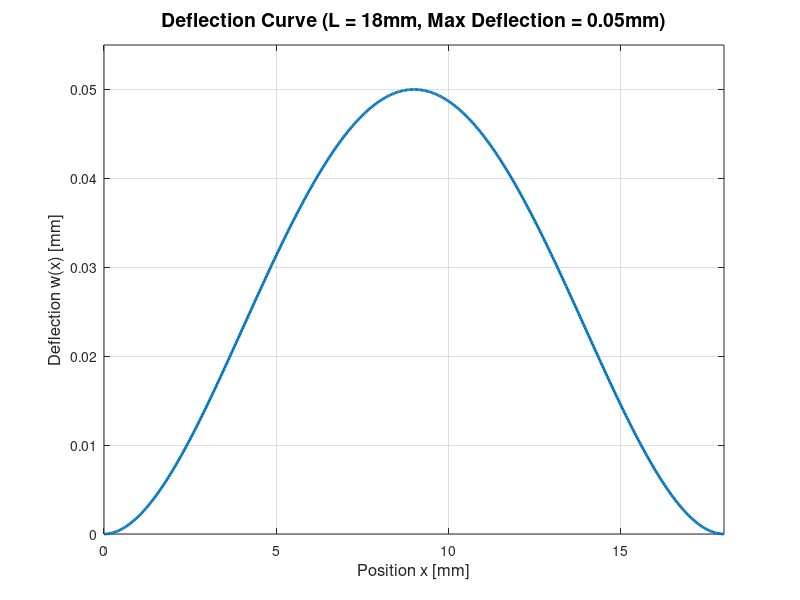

MATLAB code to generate this figure:
% --- 初期設定 ---
clear; % ワークスペースの変数をクリア
clc;   % コマンドウィンドウをクリア
close all; % すべてのフィギュアウィンドウを閉じる

% --- パラメータ設定 ---
% 💡 ここで梁の「実際の長さ」と「最大たわみ量」を設定します
L = 18;          % [mm] 梁の実際の長さ
delta_0 = 0.05;  % [mm] グラフの最大値（最大たわみ量）

% --- 定数の定義 ---
beta_l = 4.73004;
K = 0.9825;

% --- 計算の実行 ---
% 1. 正規化された座標 (x/L) を作成 (0から1まで)
x_norm = linspace(0, 1, 500);

% 2. 実際のx軸の座標を計算 ✅
%    正規化された座標に、実際の長さLを掛ける
x_actual = x_norm * L;

% 3. 式中のβxを計算
beta_x = beta_l * x_norm;

% 4. たわみ曲線の基本形状y(x)を計算
y = cosh(beta_x) - cos(beta_x) - K * (sinh(beta_x) - sin(beta_x));

% 5. 正規化 (Normalization)
%    計算結果の形状(最大値が1のカーブ)を取り出す
y_norm = y / max(y);

% 6. 実際のたわみ曲線 w(x) を計算
%    形状(y_norm)に振幅(delta_0)を掛ける
w = delta_0 * y_norm;

% --- グラフの描画 ---
figure; % 新しいウィンドウでグラフを表示
plot(x_actual, w, 'LineWidth', 2); % ✅ x軸に実際の座標(x_actual)を使用

% グラフの体裁を整える
grid on; % グリッド線を表示
xlabel('Position x [mm]', 'FontSize', 12); % ✅ 横軸ラベルを修正
ylabel('Deflection w(x) [mm]', 'FontSize', 12);
title(['Deflection Curve (L = ' num2str(L) 'mm, Max Deflection = ' num2str(delta_0) 'mm)'], 'FontSize', 14); % ✅ タイトルを修正

% 軸の範囲を調整
xlim([0, L]);
ylim([0, delta_0 * 1.1]); % y軸の上限を最大値の1.1倍に設定